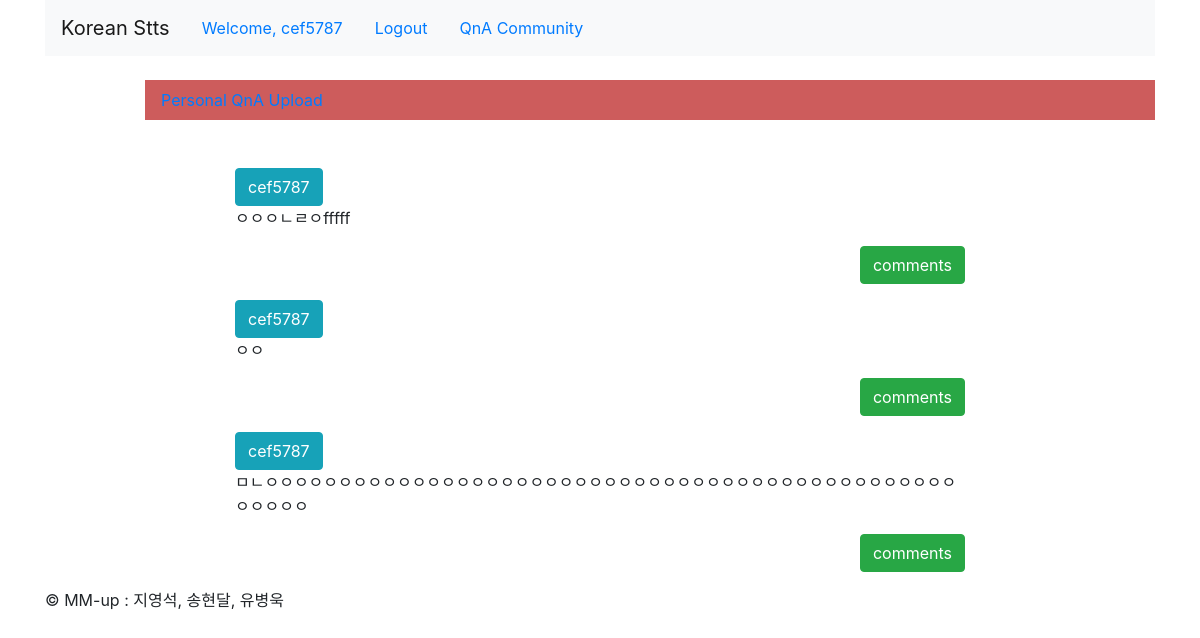
/QnA/myqna/ (signed in), run on the app's committed database.
### QnA/models.py (models this page shows, shortened)
class QuestionAndAnswer(models.Model):
    author = models.ForeignKey(User, on_delete=models.CASCADE, related_name="user_author")
    title = models.CharField(max_length=100)
    text = models.TextField()
    hit = models.PositiveIntegerField(default=0)
    created = models.DateTimeField(auto_now_add=True)
    updated = models.DateTimeField(auto_now=True)
    class Meta:
        ordering = ['-updated']

### QnA/views.py (the view)
# urls.py: path('myqna/', MyQnA, name="QnA_myqna"),
def MyQnA(request):
    curr_user = request.user
    curr_user_name = curr_user.id
    MyQnAs = QuestionAndAnswer.objects.filter(author=curr_user_name).order_by("-hit")
    return render(request, "QnA/myqna.html", {"MyQnAs" : MyQnAs})

### QnA/templates/QnA/myqna.html (shortened to what this page needs)
{% extends 'base.html' %}
{% block content %}
    <br />
    <a href="{% url 'QnA:QnA_upload' %}" class="nav-link" class="btn btn-xs btn-success" style="background-color: indianred;margin-left: 100px;">Personal QnA Upload</a>
    <br />
    <br />
    {% for post in MyQnAs %}
        <div class="row">
            <div class="col-md-2"></div>
            <div class="col-md-8 panel panel-default">
                <button type="button" class="btn btn-xs btn-info">
                    {{post.author.username}}</button>
                <p>{{post.text|linebreaksbr}}</p>
                <p class="text-right">
                    <a href="{% url 'QnA:MyQnA_detail' pk=post.id %}" class="btn btn-xs btn-success">comments</a>
                </p>
            </div>
            <div class="col-md-2"></div>
        </div>
    {% endfor %}
{% endblock %}

### templates/base.html (shortened to what this page needs)
<!DOCTYPE html>
<html lang="en">
<head>
    <link rel="stylesheet" href="https://stackpath.bootstrapcdn.com/bootstrap/4.1.3/css/bootstrap.min.css">
</head>
<body>
<div class="container">
    <header class="header clearfix">
        <nav class="navbar navbar-expand-lg navbar-light bg-light">
            <a class="navbar-brand" href="/">Korean Stts</a>
            <ul class="nav">
                {% if user.is_authenticated %}
                <li class="nav-item"><a href="#" class="nav-link">Welcome, {{user.get_username}}</a></li>
                <li class="nav-item"><a href="{% url 'account:logout' %}" class="nav-link">Logout</a></li>
                <li class="nav-item"><a href="{% url 'QnA:QnA_list' %}" class="nav-link">QnA Community</a></li>
                {% else %}
                <li class="nav-item"><a href="{% url 'account:login' %}" class="nav-link">Login</a></li>
                <li class="nav-item"><a href="{% url 'account:register' %}" class="nav-link">Signup</a></li>
                {% endif %}
            </ul>
        </nav>
    </header>
    {% block content %}
    {% endblock %}
    <footer class="footer">
        <p>&copy; MM-up : 지영석, 송현달, 유병욱</p>
    </footer>
</div>
</body>

### data on the page
QuestionAndAnswer: author.username "cef5787", text "ㅇㅇㅇㄴㄹㅇfffff"
QuestionAndAnswer: author.username "cef5787", text "ㅇㅇ"
QuestionAndAnswer: author.username "cef5787", text "ㅁㄴㅇㅇㅇㅇㅇㅇㅇㅇㅇㅇㅇㅇㅇㅇㅇㅇㅇㅇㅇㅇㅇㅇㅇㅇㅇㅇㅇㅇㅇㅇㅇㅇㅇㅇㅇㅇㅇㅇㅇㅇㅇㅇㅇㅇㅇㅇㅇㅇㅇㅇㅇㅇ"

### other printed values
{{ user.get_username }} "cef5787"
